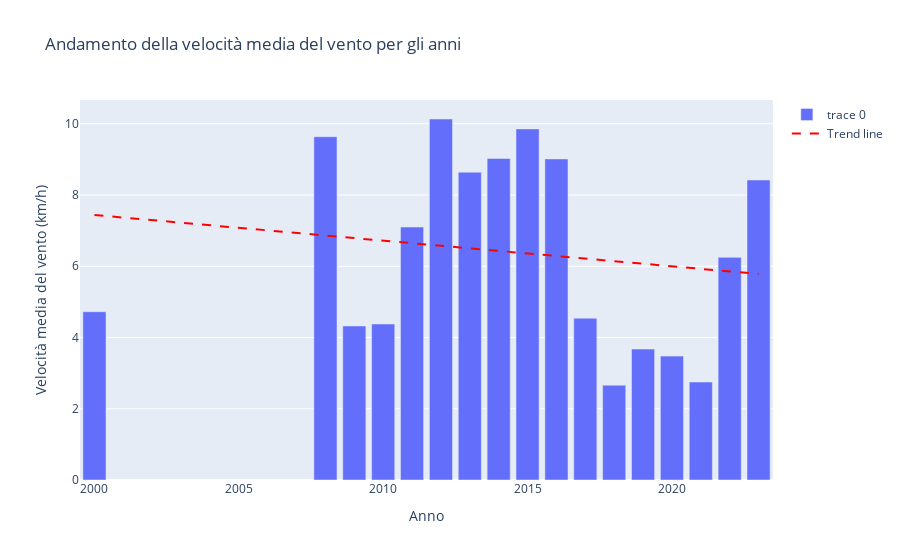

Here is the notebook cell this chart was saved with:
### Markdown cell above
# <span style='background :white'>ANDAMENTO RAFFICHE VENTO MILANO 2000->2023 </span>

### Code cell
# converto il valore in numero altrimenti python piange
dataframe['Velocità del vento media (km/h)'] = pd.to_numeric(dataframe['Velocità del vento media (km/h)'], errors='coerce')

# creo la colonna year
dataframe['Year'] = dataframe['day'].dt.year

# rimuovo i nan
dataframe_cleaned = dataframe.dropna(subset=['Velocità del vento media (km/h)'])

# dati riuniti e ripuliti
vento_medio_anno = dataframe_cleaned.groupby('Year')['Velocità del vento media (km/h)'].mean()

# grafico a barre tela
fig = go.Figure(data=[go.Bar(x=vento_medio_anno.index, y=vento_medio_anno.values)])

# calc la trend line                                                      polinomio di reg
coefficients = np.polyfit(vento_medio_anno.index, vento_medio_anno.values, 1)
trend_line = np.polyval(coefficients, vento_medio_anno.index)

#  trend line al grafico
fig.add_trace(go.Scatter(x=vento_medio_anno.index, y=trend_line, mode='lines', name='Trend line', line=dict(color='red', dash='dash')))

#etichette
fig.update_layout(xaxis_title='Anno', yaxis_title='Velocità media del vento (km/h)', title='Andamento della velocità media del vento per gli anni')

# grafico
fig.show()

### Figure 1 — Plotly figure (JSON) as saved in the notebook; plotly's stock layout.template omitted (floating-point values rounded to 4 significant figures)
{"data": [{"type": "bar", "x": [2000, 2008, 2009, 2010, 2011, 2012, 2013, 2014, 2015, 2016, 2017, 2018, 2019, 2020, 2021, 2022, 2023], "y": [4.723, 9.636, 4.324, 4.379, 7.102, 10.13, 8.641, 9.025, 9.855, 9.013, 4.542, 2.662, 3.675, 3.477, 2.75, 6.25, 8.42]}, {"line": {"color": "red", "dash": "dash"}, "mode": "lines", "name": "Trend line", "type": "scatter", "x": [2000, 2008, 2009, 2010, 2011, 2012, 2013, 2014, 2015, 2016, 2017, 2018, 2019, 2020, 2021, 2022, 2023], "y": [7.439, 6.863, 6.791, 6.719, 6.647, 6.575, 6.503, 6.431, 6.359, 6.287, 6.215, 6.143, 6.071, 5.999, 5.927, 5.855, 5.783]}], "layout": {"title": {"text": "Andamento della velocità media del vento per gli anni"}, "xaxis": {"title": {"text": "Anno"}}, "yaxis": {"title": {"text": "Velocità media del vento (km/h)"}}}}
